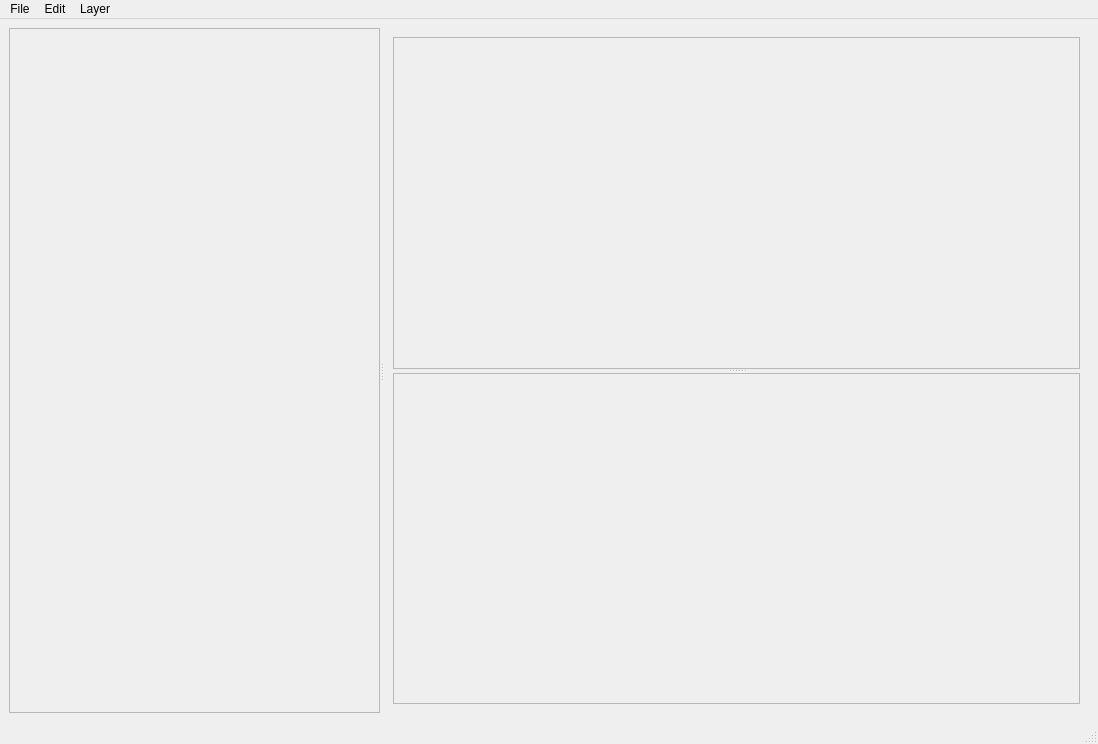
<?xml version="1.0" encoding="UTF-8"?>
<ui version="4.0">
 <class>kneeboard_creator_window</class>
 <widget class="QMainWindow" name="kneeboard_creator_window">
  <property name="geometry">
   <rect>
    <x>0</x>
    <y>0</y>
    <width>1098</width>
    <height>744</height>
   </rect>
  </property>
  <property name="windowTitle">
   <string>DCS World Kneeboard Creator by Coconut Cockpit</string>
  </property>
  <widget class="QWidget" name="centralwidget">
   <layout class="QGridLayout" name="gridLayout">
    <item row="0" column="0">
     <widget class="QSplitter" name="splt_view_tools">
      <property name="orientation">
       <enum>Qt::Horizontal</enum>
      </property>
      <widget class="QFrame" name="frm_view">
       <property name="frameShape">
        <enum>QFrame::StyledPanel</enum>
       </property>
       <property name="frameShadow">
        <enum>QFrame::Raised</enum>
       </property>
       <layout class="QVBoxLayout" name="verticalLayout_3">
        <item>
         <layout class="QVBoxLayout" name="view_layout"/>
        </item>
       </layout>
      </widget>
      <widget class="QFrame" name="frm_tools_layers">
       <property name="frameShadow">
        <enum>QFrame::Raised</enum>
       </property>
       <layout class="QVBoxLayout" name="verticalLayout_7">
        <item>
         <widget class="QSplitter" name="splt_tools_layers">
          <property name="orientation">
           <enum>Qt::Vertical</enum>
          </property>
          <widget class="QFrame" name="frm_tools">
           <property name="frameShape">
            <enum>QFrame::StyledPanel</enum>
           </property>
           <property name="frameShadow">
            <enum>QFrame::Raised</enum>
           </property>
           <layout class="QVBoxLayout" name="verticalLayout_4">
            <item>
             <layout class="QVBoxLayout" name="tools_layout"/>
            </item>
           </layout>
          </widget>
          <widget class="QFrame" name="frmlayers">
           <property name="frameShape">
            <enum>QFrame::StyledPanel</enum>
           </property>
           <property name="frameShadow">
            <enum>QFrame::Raised</enum>
           </property>
           <layout class="QVBoxLayout" name="verticalLayout_6">
            <item>
             <layout class="QVBoxLayout" name="layer_layout"/>
            </item>
           </layout>
          </widget>
         </widget>
        </item>
       </layout>
      </widget>
     </widget>
    </item>
   </layout>
  </widget>
  <widget class="QMenuBar" name="menubar">
   <property name="geometry">
    <rect>
     <x>0</x>
     <y>0</y>
     <width>1098</width>
     <height>21</height>
    </rect>
   </property>
   <widget class="QMenu" name="menuFile">
    <property name="title">
     <string>File</string>
    </property>
   </widget>
   <widget class="QMenu" name="menuLayer">
    <property name="title">
     <string>Layer</string>
    </property>
    <addaction name="men_new_layer"/>
    <addaction name="men_duplicate_layer"/>
    <addaction name="men_del_layer"/>
   </widget>
   <widget class="QMenu" name="menuEdit">
    <property name="title">
     <string>Edit</string>
    </property>
    <addaction name="men_copy"/>
    <addaction name="men_paste"/>
   </widget>
   <addaction name="menuFile"/>
   <addaction name="menuEdit"/>
   <addaction name="menuLayer"/>
  </widget>
  <widget class="QStatusBar" name="statusbar"/>
  <action name="men_new_layer">
   <property name="text">
    <string>New layer</string>
   </property>
   <property name="shortcut">
    <string>F3</string>
   </property>
   <property name="shortcutContext">
    <enum>Qt::ApplicationShortcut</enum>
   </property>
  </action>
  <action name="men_copy">
   <property name="text">
    <string>Copy</string>
   </property>
  </action>
  <action name="men_duplicate_layer">
   <property name="text">
    <string>Duplicate layer</string>
   </property>
  </action>
  <action name="men_del_layer">
   <property name="text">
    <string>Delete layer</string>
   </property>
   <property name="shortcut">
    <string>F4</string>
   </property>
  </action>
  <action name="men_paste">
   <property name="text">
    <string>Paste</string>
   </property>
  </action>
 </widget>
 <resources/>
 <connections/>
</ui>
